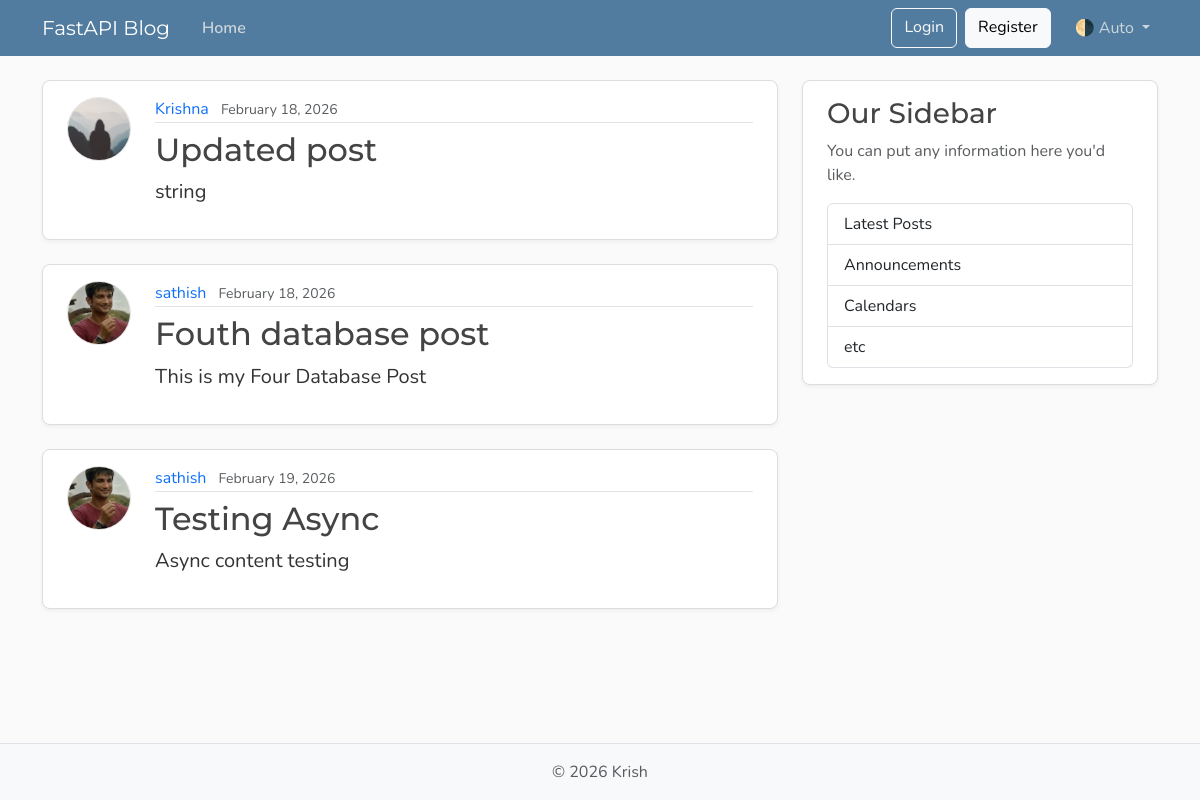
Page /posts on the earlier database version.
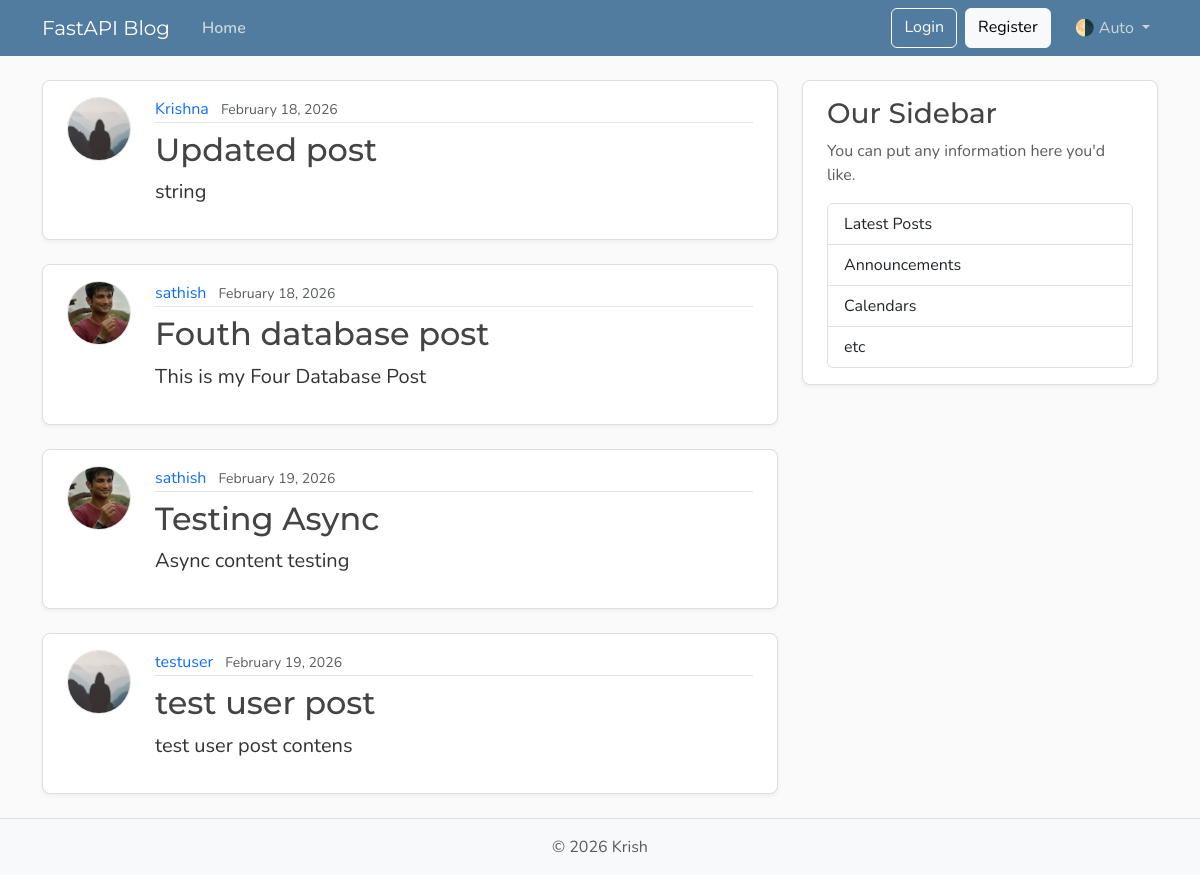
Same page on the later database version.
### models.py (models this page shows, shortened)
class Post(Base):
    __tablename__ = "posts"
    id: Mapped[int] = mapped_column(Integer, primary_key=True, index=True)
    title: Mapped[str] = mapped_column(String(100), nullable=False)
    content: Mapped[str] = mapped_column(Text, nullable=False)
    user_id: Mapped[int] = mapped_column(
        ForeignKey("users.id"),
        nullable=False,
        index=True,
    )
    date_posted: Mapped[datetime] = mapped_column(
        DateTime(timezone=True),
        default=lambda: datetime.now(UTC),
    )
    author: Mapped[User] = relationship(back_populates="posts")

class User(Base):
    __tablename__ = "users"
    id: Mapped[int] = mapped_column(Integer, primary_key=True, index=True)
    username: Mapped[str] = mapped_column(String(50), unique=True, nullable=False)
    email: Mapped[str] = mapped_column(String(120), unique=True, nullable=False)
    image_file: Mapped[str | None] = mapped_column(
        String(200),
        nullable=True,
        default=None,
    )
    posts: Mapped[list[Post]] = relationship(
        back_populates="author",
        cascade="all , delete-orphan")

### main.py (the view)
@app.get("/", include_in_schema=False, name="home")
@app.get("/posts", include_in_schema=False, name="posts")
async def home(request: Request, db: Annotated[AsyncSession, Depends(get_db)]):
    result = await db.execute(
        select(models.Post).options(selectinload(models.Post.author)) # egar loading options(selectinload(models.Post.author)
    )
    posts = result.scalars().all()
    return templates.TemplateResponse(
        request,
        "home.html",
        {"posts": posts, "title": "Home"},
    )

### templates/home.html
{% extends "layout.html" %}
{% block content %}
  {% for post in posts %}
    <article class="content-section py-3 px-4 mb-4">
      <div class="d-flex align-items-start gap-4">
        <img class="rounded-circle article-img flex-shrink-0"
             src="{{ post.author.image_path }}"
             alt="{{ post.author.username }}'s profile picture"
             width="64"
             height="64"
             loading="lazy">
        <div class="flex-grow-1">
          <div class="article-metadata mb-2">
            <a class="me-2" href="{{ url_for("user_posts", user_id=post.author.id) }}">{{ post.author.username }}</a>
            <small class="text-body-secondary">{{ post.date_posted.strftime("%B %d, %Y") }}</small>
          </div>
          <h2>
            <a class="article-title"
               href="{{ url_for("post_page", post_id=post.id) }}">{{ post.title }}</a>
          </h2>
          <p class="article-content">{{ post.content }}</p>
        </div>
      </div>
    </article>
  {% endfor %}
{% endblock content %}

### templates/layout.html (shortened to what this page needs)
<!DOCTYPE html>
<html lang="en">
  <head>
    <link href="https://cdn.jsdelivr.net/npm/bootstrap@5.3.8/dist/css/bootstrap.min.css"
          rel="stylesheet"
>
    <link rel="stylesheet"
          type="text/css"
          href="{{ url_for("static", path='css/main.css') }}">
  </head>
  <body class="d-flex flex-column min-vh-100">
    <header class="site-header">
      <nav class="navbar navbar-expand-md bg-steel fixed-top"
           data-bs-theme="dark">
        <div class="container">
          <a class="navbar-brand me-4" href="{{ url_for("home") }}">FastAPI Blog</a>
          <div class="collapse navbar-collapse" id="navbarToggle">
            <div class="navbar-nav me-auto">
              <a class="nav-link active"
                 aria-current="page"
                 href="{{ url_for("home") }}">Home</a>
            </div>
            <div class="navbar-nav">
              <a class="btn btn-outline-light mb-2 mb-md-0 me-md-2" href="#">Login</a>
              <a class="btn btn-light mb-2 mb-md-0 me-md-3" href="#">Register</a>
              <div class="nav-item dropdown">
                <a class="nav-link dropdown-toggle"
                   href="#"
                   role="button"
                   id="bd-theme"
                   data-bs-toggle="dropdown"
                   aria-expanded="false">
                  <span id="bd-theme-text">🌗 Auto</span>
                </a>
              </div>
            </div>
          </div>
        </div>
      </nav>
    </header>
    <main role="main" class="container">
      <div class="row">
        <div class="col-md-8">
          {% block content %}
          {% endblock content %}
        </div>
        <aside class="col-md-4">
          <div class="content-section py-3 px-4 mb-4">
            <h3>Our Sidebar</h3>
            <p class="text-body-secondary">You can put any information here you'd like.</p>
            <ul class="list-group">
              <li class="list-group-item">Latest Posts</li>
              <li class="list-group-item">Announcements</li>
              <li class="list-group-item">Calendars</li>
              <li class="list-group-item">etc</li>
            </ul>
          </div>
        </aside>
      </div>
    </main>
    <footer class="mt-auto py-3 bg-body-tertiary border-top">
      <div class="container text-center">
        <p class="text-body-secondary mb-0">
          © <span id="year"></span> Krish
        </p>
      </div>
    </footer>
  </body>
</html>

### static/css/main.css (style rules this page uses)
:root { --font-heading: "Montserrat", system-ui, -apple-system, BlinkMacSystemFont, sans-serif; --font-body: "Nunito", system-ui, -apple-system, BlinkMacSystemFont, sans-serif; --color-bg-body: #fafafa; --color-bg-content: #ffffff; --color-text-primary: #333333; --color-text-heading: #444444; --color-steel: #527c9f; --color-nav-link: #cbd5db; --color-nav-link-hover: #ffffff; --color-link-hover: #428bca; --color-border: #dddddd; --color-border-light: #e3e3e3; --spacing-xl: 5rem; --article-img-size: 4rem; --account-img-size: 7.813rem; }
body { font-family: var(--font-body); background: var(--color-bg-body); color: var(--color-text-primary); }
main { padding-top: var(--spacing-xl); }
h1, h2, h3, h4, h5, h6 { font-family: var(--font-heading); color: var(--color-text-heading); }
.navbar-brand { font-family: var(--font-heading); }
a { text-decoration: none; }
.bg-steel { background-color: var(--color-steel); }
.site-header .navbar-nav .nav-link { color: var(--color-nav-link); transition: color 0.2s ease-in-out; }
.site-header .navbar-nav .nav-link.active { font-weight: 600; }
.content-section { background: var(--color-bg-content); border: 1px solid var(--color-border); border-radius: 0.5rem; box-shadow: 0 2px 4px rgba(15, 23, 42, 0.05); transition: box-shadow 0.15s ease, transform 0.15s ease, border-color 0.15s ease; }
.article-title { color: var(--color-text-heading); transition: color 0.2s ease-in-out; }
.article-content { white-space: pre-line; font-size: 1.25rem; }
.article-img { height: var(--article-img-size); width: var(--article-img-size); flex-shrink: 0; object-fit: cover; border: 1px solid var(--color-border-light); box-shadow: 0 0 0 2px var(--color-bg-content); }
.article-metadata { padding-bottom: 0.063rem; border-bottom: 1px solid var(--color-border-light); }
.article-metadata a { transition: color 0.2s ease-in-out; }
[data-bs-theme="dark"] { --color-bg-body: #1a1a1a; --color-bg-content: #2d2d2d; --color-text-primary: #e0e0e0; --color-text-heading: #f0f0f0; --color-border: #404040; --color-border-light: #4a4a4a; }

Differences in the rows shown:
added Post: author.username "testuser", date_posted "February 19, 2026", title "test user post", content "test user post contens"
